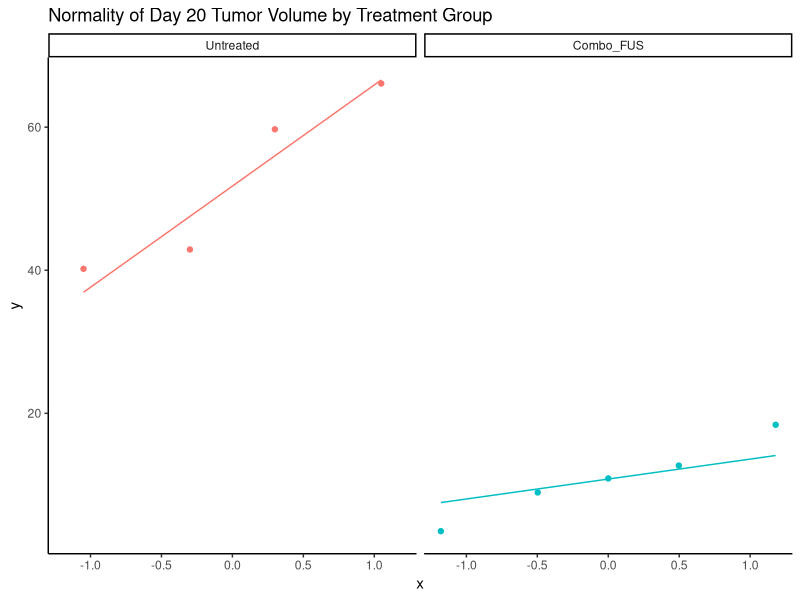
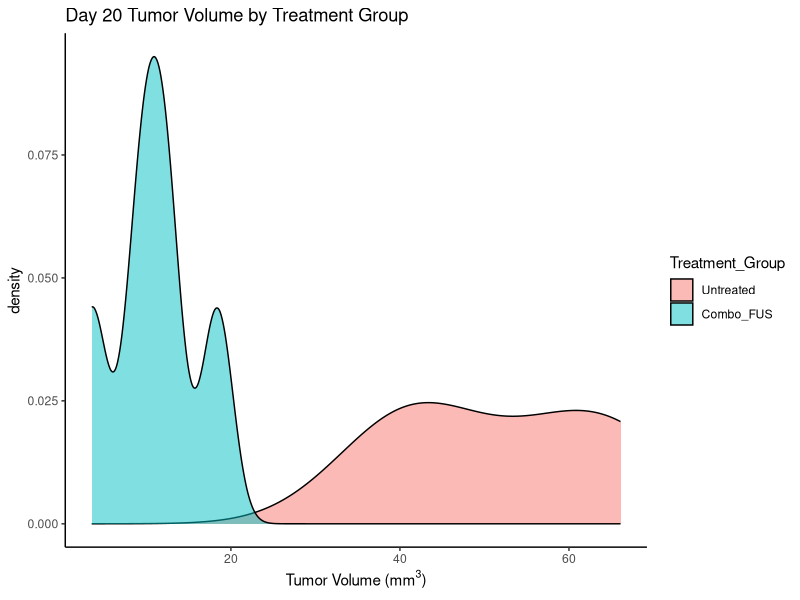
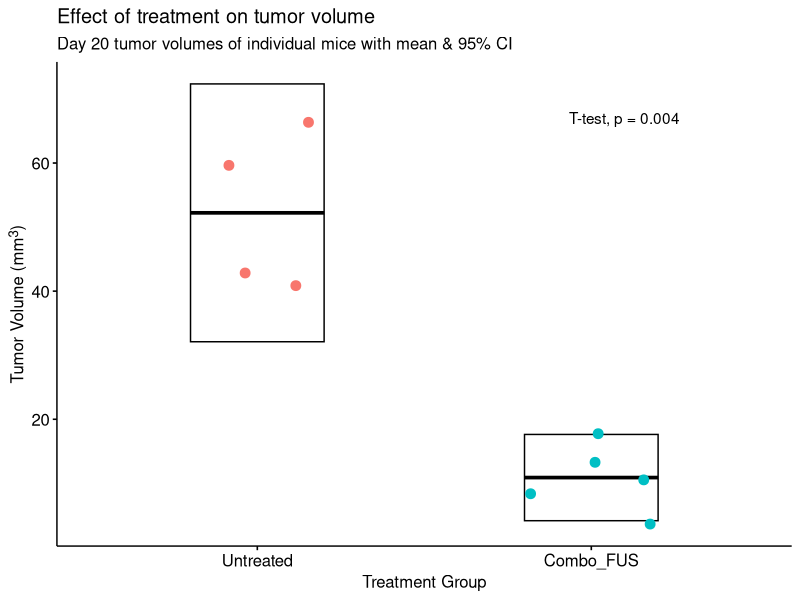

Here is the R script that generated these plots, in order:
## ---- chunk 1
library(tidyverse)
library(ggpubr)
library(ggtext)
knitr::opts_chunk$set(echo = TRUE)
## ---- chunk 2
# load from csv
df <- read_csv("8380_Tumor_Data.csv")
## ---- chunk 3
# tidy dataframe by removing unneeded observations
df <- df %>% filter(Experiment_Number != 6 & Treatment_Group != "Combo")

# relevel treatment group factor so order is correct in plots later on
df <- df %>% 
        mutate(Treatment_Group = factor(Treatment_Group)) %>%
        mutate(Treatment_Group = fct_relevel(Treatment_Group, 
                                             c("Untreated", "Combo_FUS"))) %>%
        arrange(Treatment_Group)
  
# preview cleaned data
glimpse(df)

## ---- chunk 4
# check normality
p_qq <- df %>% 
          ggplot(aes(sample = Day_20_Tumor_Volume, color = Treatment_Group)) + 
          geom_qq(show.legend=FALSE) + geom_qq_line(show.legend=FALSE) +
          facet_wrap(~Treatment_Group) +
          labs(title = "Normality of Day 20 Tumor Volume by Treatment Group") + 
          theme_classic()
p_qq


# check within-group variance / distribution with density plot
p_dens <- df %>% 
            ggplot(aes(x = Day_20_Tumor_Volume, fill = Treatment_Group)) + 
              geom_density(alpha = 0.5) +
              labs(title = "Day 20 Tumor Volume by Treatment Group",
                   x = expression(paste("Tumor Volume (mm" ^ 3, ")" ))) + 
              theme_classic()
p_dens

# check within-group variance with descriptive statistics
summary_stats <- df %>% 
                    group_by(Treatment_Group) %>% 
                    summarize(n = n(),
                              median = median(Day_20_Tumor_Volume),
                              mean = mean(Day_20_Tumor_Volume), 
                              stdev = sd(Day_20_Tumor_Volume),
                              variance = var(Day_20_Tumor_Volume)) 

summary_stats
## ---- chunk 5

#run unpooled t-test to compare mean of day 20 tumor volume between untreated & combo+FUS
t.test(Day_20_Tumor_Volume ~ Treatment_Group, data = df, var.equal = FALSE)

## ---- chunk 6

# use ggpubr to make pretty plot 
# display individual data points, group means & 95% CIs, and the t-test result


p <- df %>% ggstripchart(
  # assign aes() parameters
      x = "Treatment_Group", y = "Day_20_Tumor_Volume", 
      color = "Treatment_Group", size = 3,
  # plot mean & 95% CI overlaid on stripchart of individual datapoints
      add = "mean_ci",
  # format plot visualization of mean & CI
      add.params = list(color = "black", width = 0.4), error.plot = "crossbar",
  # set plot labels
      title = "Effect of treatment on tumor volume",
      subtitle = "Day 20 tumor volumes of individual mice with mean & 95% CI",
      xlab = "Treatment Group",
      ylab = "Tumor Volume (mm<sup>3</sup>)") +
  # use markdown theme for simple superscript in axis label
  theme(axis.title.y = element_markdown()) + 
  # hide legend
      rremove("legend") +
  # annotate plot with pvalue from unpooled, unpaired t-test
      stat_compare_means(method = "t.test", 
                         method.args = list(var.equal = FALSE, paired = FALSE),
                         label.x.npc = "right")

p

## ---- chunk 7
# export plots and table for use in presentation

ggexport(p, filename = "plot.png")
ggexport(p_qq, filename = "qq_plot.png")
ggexport(p_dens, filename = "density_plot.png")

# arrange/prep summary statistics for pretty table, then export
summary_stats %>% 
  column_to_rownames(var = "Treatment_Group") %>%
  round(digits = 1) %>%
  ggtexttable(theme = ttheme("light")) %>% 
  tab_add_title(text = 
                  expression(paste("Day 20 Tumor Volume (mm" ^ 3, "): summary statistics")), 
                face = "bold") %>%
  ggexport(filename = "stats_table.png")

